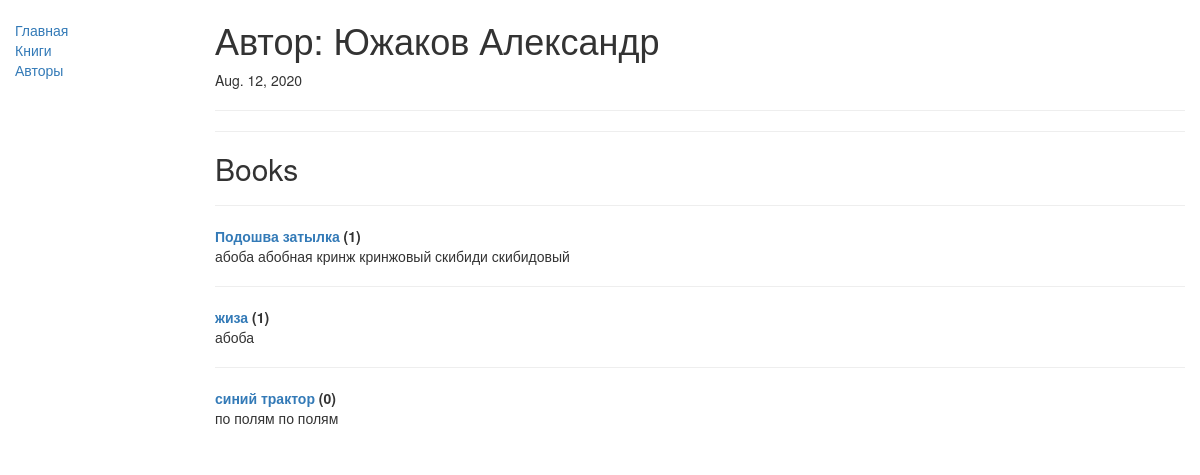
The app's page /catalog/author/1 with its own data.
### catalog/models.py (models this page shows, shortened)
class Author(models.Model):
    first_name = models.CharField(max_length=100)
    last_name = models.CharField(max_length=100)
    date_of_birth = models.DateField(null=True, blank=True)
    date_of_death = models.DateField('Died', null=True, blank=True)

class Book(models.Model):
    DoesNotExist = None
    objects = None
    title = models.CharField(max_length=200)
    author = models.ForeignKey('Author', on_delete=models.SET_NULL, null=True)
    summary = models.TextField(max_length=1000, help_text="Введите краткое описание книги")
    isbn = models.CharField('ISBN',max_length=13, help_text='13 Символов <a href="https://www.isbn-international.org/content/what-isbn">ISBN номер</a>')
    genre = models.ManyToManyField('Genre', help_text="Выберите жанр для этой книги")
    def __str__(self):
        return self.title
    def display_genre(self):
        """
        Creates a string for the Genre. This is required to display genre in Admin.
        """
        return ', '.join([ genre.name for genre in self.genre.all()[:3] ])
    display_genre.short_description = 'Genre'

### catalog/views.py (the view, shortened to what this page needs)
# urls.py: url(r'^author/(?P<pk>\d+)$', views.AuthorDetailView.as_view(), name='author-detail'),
class AuthorDetailView(generic.DetailView):
    model = Author

### catalog/templates/catalog/author_detail.html
{% extends "base_generic.html" %}
{% block content %}
  <h1>Автор: {{ author.last_name }} {{ author.first_name }}</h1>
  <p>{{ author.date_of_birth }} {% if author.date_of_death %} - {{ author.date_of_death }}{% endif %}</p>
  <hr>
  <hr>
  <h2>Books</h2>
  <dl>
    {% for book in author.book_set.all %}
      <hr>
      <dt><a href="{% url 'book-detail' book.pk %}">{{ book }}</a> ({{ book.bookinstance_set.all.count }})</dt>
      <dd>{{ book.summary }}</dd>
      {% empty %}
      <p>Нет книг этого автора</p>
    {% endfor %}
  </dl>
{% endblock %}

### records on screen
Author: last_name "Южаков", first_name "Александр", date_of_birth "Aug. 12, 2020"
Book: title "Подошва затылка", bookinstance_set.all.count "1", summary "абоба абобная кринж кринжовый скибиди скибидовый"
Book: title "жиза", bookinstance_set.all.count "1", summary "абоба"
Book: title "синий трактор", bookinstance_set.all.count "0", summary "по полям по полям"
